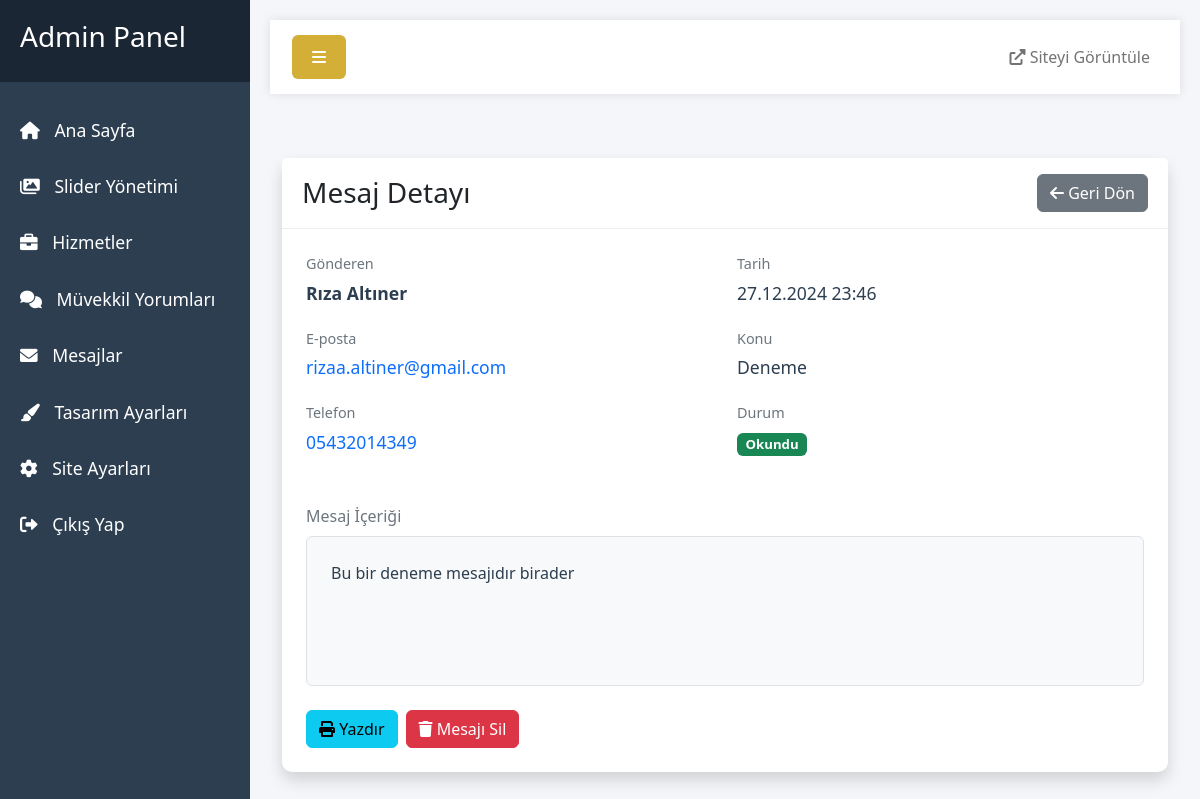
/admin/mesaj-detay.php?id=1 (signed in), run on the app's committed database.
### tables this page shows
CREATE TABLE `mesajlar` (
  `id` int(11) NOT NULL,
  `ad_soyad` varchar(100) DEFAULT NULL,
  `email` varchar(100) DEFAULT NULL,
  `telefon` varchar(20) DEFAULT NULL,
  `konu` varchar(200) DEFAULT NULL,
  `mesaj` text,
  `okundu` tinyint(1) NOT NULL DEFAULT '0',
  `tarih` timestamp NULL DEFAULT CURRENT_TIMESTAMP
);

### admin/mesaj-detay.php (the view, shortened to what this page needs)
<?php
include '../includes/config.php';
include 'includes/header.php';
$id = intval($_GET['id']);
try {
    $stmt = $db->prepare("SELECT * FROM mesajlar WHERE id = ?");
    $stmt->execute([$id]);
    $mesaj = $stmt->fetch(PDO::FETCH_ASSOC);
} catch (PDOException $e) {
    echo "Veritabanı Hatası: " . $e->getMessage();
    exit;
}
?>
<div class="container-fluid py-4">
    <div class="row">
        <div class="col-md-12">
            <div class="card shadow">
                <div class="card-header bg-white d-flex justify-content-between align-items-center py-3">
                    <h3 class="card-title m-0">Mesaj Detayı</h3>
                    <a href="mesajlar.php" class="btn btn-secondary">
                        <i class="fas fa-arrow-left"></i> Geri Dön
                    </a>
                </div>
                <div class="card-body p-4">
                    <div class="row g-4">
                        <div class="col-md-6">
                            <div class="info-group">
                                <label class="text-muted mb-2">Gönderen</label>
                                <h5 class="fw-bold"><?php echo htmlspecialchars($mesaj['ad_soyad']); ?></h5>
                            </div>
                            <div class="info-group">
                                <label class="text-muted mb-2">E-posta</label>
                                <h5><a href="mailto:<?php echo htmlspecialchars($mesaj['email']); ?>" class="text-primary text-decoration-none"><?php echo htmlspecialchars($mesaj['email']); ?></a></h5>
                            </div>
                            <div class="info-group">
                                <label class="text-muted mb-2">Telefon</label>
                                <h5><a href="tel:<?php echo htmlspecialchars($mesaj['telefon']); ?>" class="text-primary text-decoration-none"><?php echo htmlspecialchars($mesaj['telefon']); ?></a></h5>
                            </div>
                        </div>
                        <div class="col-md-6">
                            <div class="info-group">
                                <label class="text-muted mb-2">Tarih</label>
                                <h5>
                                    <?php
                                    if (isset($mesaj['tarih']) && !empty($mesaj['tarih'])) {
                                        echo date('d.m.Y H:i', strtotime($mesaj['tarih']));
                                    } else if (isset($mesaj['created_at']) && !empty($mesaj['created_at'])) {
                                        echo date('d.m.Y H:i', strtotime($mesaj['created_at']));
                                    } else {
                                        echo 'Tarih belirtilmemiş';
                                    }
                                    ?>
                                </h5>
                            </div>
                            <div class="info-group">
                                <label class="text-muted mb-2">Konu</label>
                                <h5><?php echo htmlspecialchars($mesaj['konu']); ?></h5>
                            </div>
                            <div class="info-group">
                                <label class="text-muted mb-2">Durum</label>
                                <h5><span class="badge bg-success">Okundu</span></h5>
                            </div>
                        </div>
                    </div>
                    <div class="message-content mt-4">
                        <label class="text-muted mb-2">Mesaj İçeriği</label>
                        <div class="message-box p-4 bg-light rounded border">
                            <?php echo nl2br(htmlspecialchars($mesaj['mesaj'])); ?>
                        </div>
                    </div>
                    <div class="d-flex gap-2 mt-4">
                        <button onclick="window.print()" class="btn btn-info">
                            <i class="fas fa-print"></i> Yazdır
                        </button>
                        <a href="mesajlar.php?sil=<?php echo $mesaj['id']; ?>" class="btn btn-danger" onclick="return confirm('Bu mesajı silmek istediğinize emin misiniz?')">
                            <i class="fas fa-trash"></i> Mesajı Sil
                        </a>
                    </div>
                </div>
            </div>
        </div>
    </div>
</div>
<?php include 'includes/footer.php'; ?>

### admin/css/admin.css (style rules this page uses)
body { font-family: 'Segoe UI', Tahoma, Geneva, Verdana, sans-serif; background: #f4f6f9; }
.card { border: none; border-radius: 10px; box-shadow: 0 0 10px rgba(0,0,0,0.1); margin-bottom: 20px; }
.card-header { background: #fff; border-bottom: 1px solid #eee; padding: 15px 20px; }
.card-body { padding: 20px; }

### admin/mesaj-detay.php (style rules this page uses)
.info-group { margin-bottom: 1.5rem; }
.info-group label { display: block; font-size: 0.9rem; color: #6c757d; }
.info-group h5 { margin: 0; font-size: 1.1rem; color: #2c3e50; }
.message-box { min-height: 150px; line-height: 1.6; color: #2c3e50; background-color: #f8f9fa !important; }

### data on the page
mesajlar: ad_soyad "Rıza Altıner", email "rizaa.altiner@gmail.com", telefon "05432014349", tarih "27.12.2024 23:46", konu "Deneme", mesaj "Bu bir deneme mesajıdır birader"
